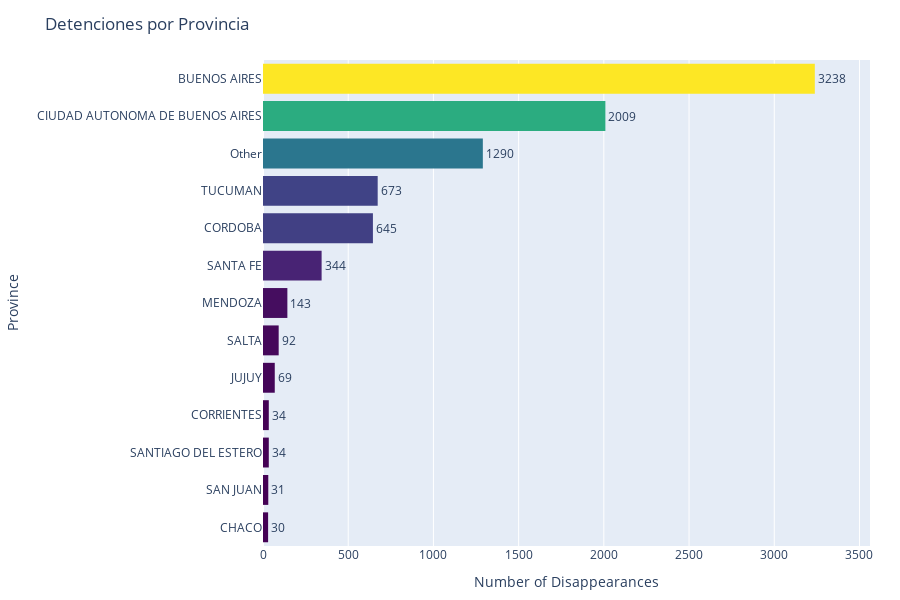

Notebook source saved alongside this figure:
### Markdown cell above
### Spatial Information

### Code cell
# bar chart for provincia_detencion_simple (plotly)
prov_counts = df_clean['provincia_detencion_simple'].value_counts().reset_index()
prov_counts.columns = ['Province', 'Count']
prov_counts = prov_counts.sort_values('Count', ascending=True)  # ascending so largest at top for horizontal bars

fig = px.bar(
    prov_counts,
    x='Count',
    y='Province',
    orientation='h',
    color='Count',
    color_continuous_scale=px.colors.sequential.Viridis,
    text='Count',
    title='Detenciones por Provincia'
)
fig.update_traces(texttemplate='%{text}', textposition='outside', marker_line_width=0)
fig.update_layout(
    xaxis_title='Number of Disappearances',
    yaxis_title='Province',
    height=600,
    margin=dict(l=120, r=30, t=60, b=40),
    coloraxis_showscale=False,
    xaxis_range=[0, prov_counts['Count'].max() * 1.1]  # extra space for text
)
fig.show()

### Figure 1 — Plotly figure (JSON) as saved in the notebook; plotly's stock layout.template omitted (floating-point values rounded to 4 significant figures)
{"data": [{"hovertemplate": "Count=%{marker.color}<br>Province=%{y}<extra></extra>", "legendgroup": "", "marker": {"color": [30, 31, 34, 34, 69, 92, 143, 344, 645, 673, 1290, 2009, 3238], "coloraxis": "coloraxis", "line": {"width": 0}, "pattern": {"shape": ""}}, "name": "", "orientation": "h", "showlegend": false, "text": [30.0, 31.0, 34.0, 34.0, 69.0, 92.0, 143.0, 344.0, 645.0, 673.0, 1290.0, 2009.0, 3238.0], "textposition": "outside", "texttemplate": "%{text}", "type": "bar", "x": [30, 31, 34, 34, 69, 92, 143, 344, 645, 673, 1290, 2009, 3238], "xaxis": "x", "y": ["CHACO", "SAN JUAN", "SANTIAGO DEL ESTERO", "CORRIENTES", "JUJUY", "SALTA", "MENDOZA", "SANTA FE", "CORDOBA", "TUCUMAN", "Other", "CIUDAD AUTONOMA DE BUENOS AIRES", "BUENOS AIRES"], "yaxis": "y"}], "layout": {"barmode": "relative", "coloraxis": {"colorbar": {"title": {"text": "Count"}}, "colorscale": [[0, "#440154"], [0.1111, "#482878"], [0.2222, "#3e4989"], [0.3333, "#31688e"], [0.4444, "#26828e"], [0.5556, "#1f9e89"], [0.6667, "#35b779"], [0.7778, "#6ece58"], [0.8889, "#b5de2b"], [1, "#fde725"]], "showscale": false}, "height": 600, "legend": {"tracegroupgap": 0}, "margin": {"b": 40, "l": 120, "r": 30, "t": 60}, "title": {"text": "Detenciones por Provincia"}, "xaxis": {"anchor": "y", "domain": [0, 1], "range": [0, 3562.0], "title": {"text": "Number of Disappearances"}}, "yaxis": {"anchor": "x", "domain": [0, 1], "title": {"text": "Province"}}}}
